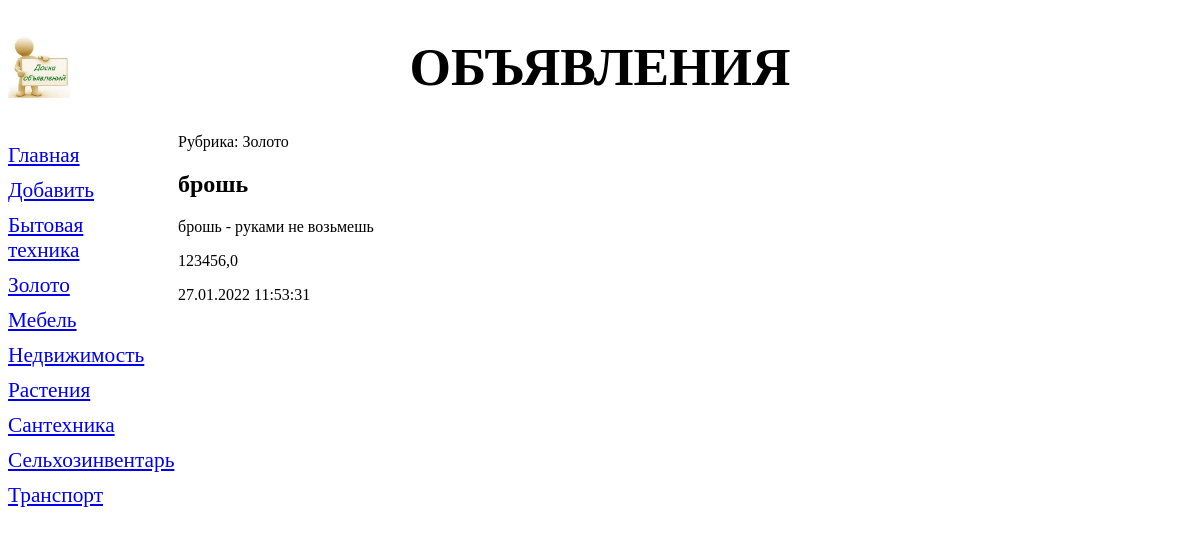
Before: /bboard/detail/32/ with the older database file.
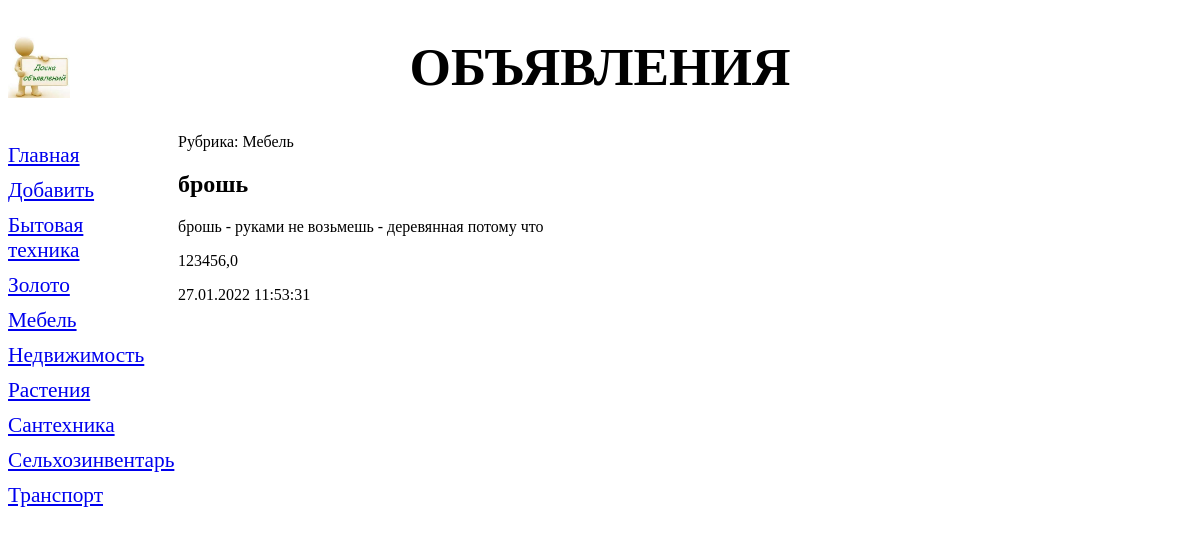
After: the same page with the newer database file.
### bboard/models.py (models this page shows, shortened)
class Bd(models.Model):
    KINDS = (
        (None, 'Выберите тип публикуемого объявления'),
        ('b', 'Куплю'),
        ('s', 'Продам'),
        ('c', 'Обменяю'),
    )
    title = models.CharField(max_length=50, verbose_name='Товар',
                             validators=[validators.RegexValidator(
                                 regex='^.{4,}$',
                                 message='Название должно быть длинее 4 символов',
                             )])
    content = models.TextField(null=True, blank=True, verbose_name='Описание')
    price = models.FloatField(null=True, blank=True, verbose_name='Цена',
                              validators=[validate_even, MinMaxValueValidator(10, 10000000)])
    published = models.DateTimeField(auto_now_add=True, db_index=True, verbose_name='Опубликовано')
    rubric = models.ForeignKey('Rubric', null=True, on_delete=models.PROTECT, verbose_name='Рубрика',)
    kind = models.CharField(max_length=1, choices=KINDS, blank=True)
    def title_and_price(self):
        if self.price:
            return '%s (%.2f)' % (self.title, self.price)
        else:
            return self.title
    title_and_price.short_description = 'Название и цена'
    class Meta:
        verbose_name = 'Объявление'
        verbose_name_plural = 'Объявления'
        ordering = ['-published']
        unique_together = ('title', 'published')

class Rubric(models.Model):
    name = models.CharField(max_length=20, db_index=True, verbose_name='Название')
    class Meta:
        verbose_name_plural = 'Рубрики'
        verbose_name = 'Рубрика'
        ordering = ['name']
        constraints = (
            models.CheckConstraint(check=models.Q(price_gte=0) & models.Q(price_lte=1000000),
                                   name='bboard_rubric_price_constraint'),
        )

### bboard/views.py (the view)
# urls.py: path('detail/<int:pk>/', BdDetailView.as_view(), name='detail'),
class BdDetailView(DetailView):
    model = Bd
    def get_context_data(self, **kwargs):
        context = super().get_context_data(**kwargs)
        context['rubrics'] = Rubric.objects.all()
        return context

### bboard/templates/bboard/bd_detail.html (shortened to what this page needs)
{% extends "layout/basic.html" %}
{% block content %}
    <p> Рубрика: {{bd.rubric.name}}</p>
    <h2>{{ bd.title }} </h2>
    <p>{{bd.content}}</p>
    <p>{{bd.price}}</p>
    <p>{{ bd.published|date:"d.m.Y H:i:s" }}</p>
{% endblock %}

Changed rows visible on the page:
changed Bd "брошь": rubric.name "Золото" → "Мебель"; content "брошь - руками не возьмешь" → "брошь - руками не возьмешь - деревянная потому что"
